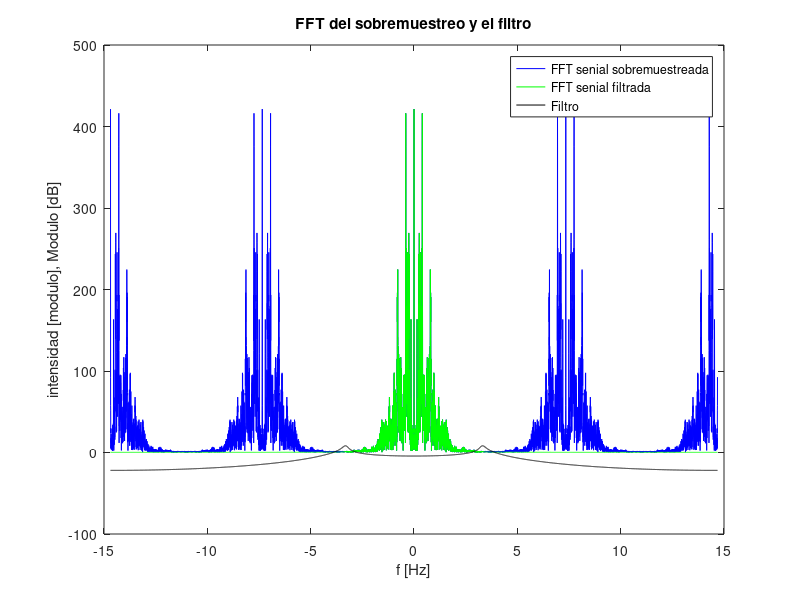
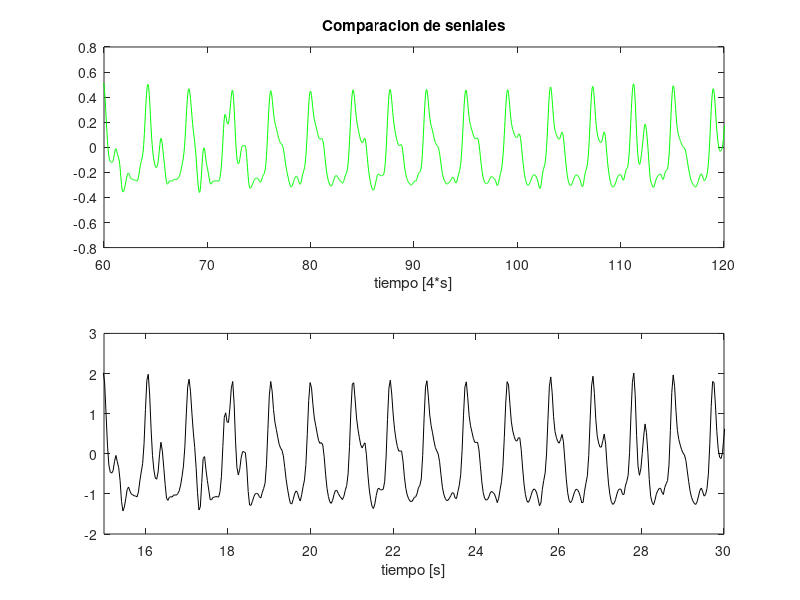
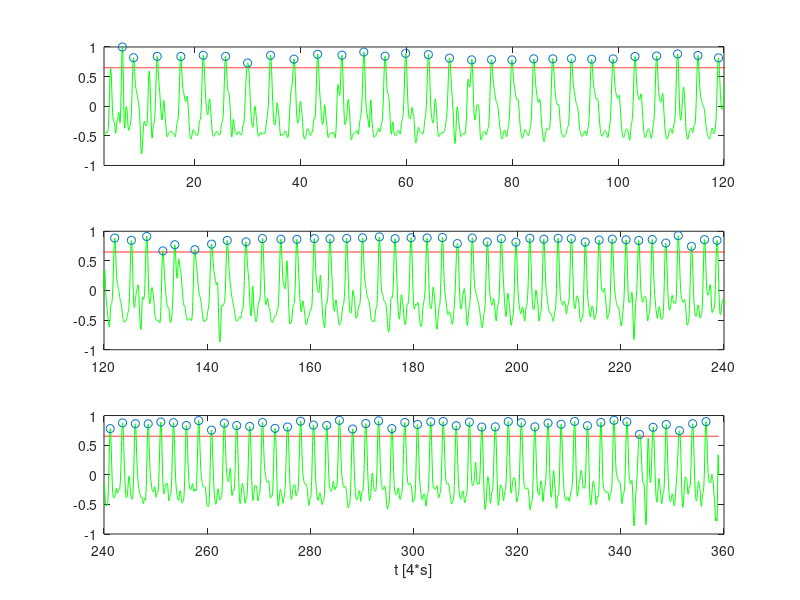

These figures' MATLAB source, in order:
clear all;

addpath('/usr/share/octave/packages/signal-1.3.2'); %incluye el specgram

load intensidad_RGB.mat; % brillo, 1 es R, 2 es G, 3 es B.

video_length = length(brillo);

frec_video = 29.37; %frecuencia muestreo video
t_video = 1/(frec_video); %tiempo muestreo video

ejeXvideo = 0 : t_video : ((video_length-1)*t_video);

[b, a] = butter( 4, [0.4*2/frec_video , 10*2/frec_video]); %FiltroPincripal

%% 10 a.
ida_vuelta = filtfilt(b, a, brillo(:,2));
%filtrado = filter(b, a, brillo(:,2));

%figure;
%title('Senial filtro ida y vuelta');
%subplot(3,1,1);
%ylabel('brillo [dB]');
%plot(ejeXvideo, ida_vuelta, 'k');
%xlim([3 30]);
%
%subplot(3,1,2);
%ylabel('brillo [dB]');
%plot(ejeXvideo, ida_vuelta, 'k');
%xlim([30 60]);
%
%subplot(3,1,3);
%ylabel('brillo [dB]');
%plot(ejeXvideo, ida_vuelta, 'k');
%xlim([60 90]);
%
%xlabel('t [s]');
%print -djpg imagenes/punto_10_a_cardiometro.jpg; %Octave
%grid minor;

%% 10 b.
filtrado = filter([-2 -1 0 1 2], 1, ida_vuelta);

%figure;
%title('Senial filtro con derivada');
%subplot(3,1,1);
%ylabel('brillo [dB]');
%plot(ejeXvideo, filtrado, 'b');
%xlim([3 30]);
%
%subplot(3,1,2);
%ylabel('brillo [dB]');
%plot(ejeXvideo, filtrado, 'b');
%xlim([30 60]);
%
%subplot(3,1,3);
%ylabel('brillo [dB]');
%plot(ejeXvideo, filtrado, 'b');
%xlim([60 90]);
%xlabel('t [s]');
%print -djpg imagenes/punto_10_b_cardiometro.jpg; %Octave
%grid minor;

%% 10 c.
%length_Ma = video_length;
length_Ma = 12;
ma = ones(1,length_Ma)./(length_Ma); %Moving Average
filtMovingAverage = conv(ma, filtrado.^2);

filtMA_length = length(filtMovingAverage);
puntos_descarte = (length_Ma)/2;
filtMovingAverage = filtMovingAverage(puntos_descarte : (filtMA_length-puntos_descarte));

final = filtrado ./ sqrt(filtMovingAverage);

umbral_value = 0.65;
umbral = ones(1,video_length)*umbral_value; %Moving Average
%
%figure;
%title('Senial filtro con Moving Average');
%%legend('Moving Average','Umbral','Senial derivada normalizada');
%subplot(3,1,1);
%plot(ejeXvideo, (filtMovingAverage)/max(filtMovingAverage), 'b');
%hold on;
%plot(ejeXvideo, umbral, 'r');
%plot(ejeXvideo, final/max(final), 'g');
%xlim([3 30]);
%
%subplot(3,1,2);
%plot(ejeXvideo, (filtMovingAverage)/max(filtMovingAverage), 'b');
%hold on;
%plot(ejeXvideo, umbral, 'r');
%plot(ejeXvideo, final/max(final), 'g');
%xlim([30 60]);
%
%subplot(3,1,3);
%plot(ejeXvideo, (filtMovingAverage)/max(filtMovingAverage), 'b');
%hold on;
%plot(ejeXvideo, umbral, 'r');
%plot(ejeXvideo, final/max(final), 'g');
%xlim([60 90]);
%
%xlabel('t [s]');
%print -djpg imagenes/punto_10_c_cardiometro.jpg; %Octave
%grid minor;

%% 10 d.
ejeXsobreMuestreoVideo = 0 : t_video : (((video_length*4)-1)*t_video);
sobreMuestreo = upsample(final,4);

%figure;
%title('Senial sobre muestreada');
%%legend('Moving Average','Umbral','Senial derivada normalizada');
%subplot(3,1,1);
%plot(ejeXsobreMuestreoVideo, sobreMuestreo/max(sobreMuestreo), 'b');
%xlim([3 30]);
%
%subplot(3,1,2);
%plot(ejeXsobreMuestreoVideo, sobreMuestreo/max(sobreMuestreo), 'b');
%xlim([30 60]);
%
%subplot(3,1,3);
%plot(ejeXsobreMuestreoVideo, sobreMuestreo/max(sobreMuestreo), 'b');
%xlim([60 90]);
%
%xlabel('t [s]');
%print -djpg imagenes/punto_10_d_cardiometro.jpg; %Octave
%grid minor;

f = linspace(-frec_video/2, frec_video/2, video_length*4);
DFT_sobre_muestreo = fftshift(abs(fft(sobreMuestreo)));

[b, a] = butter( 27, 3.3*2/frec_video); %FiltroPasaBajoLimpia

impulso = zeros(1,190);
impulso(1) = 16/(frec_video);

%respuestaImpulso = zeros(1,video_length*4);
respuestaImpulso = filtfilt(b, a, impulso);
respuestaImpulso(video_length*4) = 0;

DFT_respuestaImpulso = 20*log(fftshift(abs(fft(respuestaImpulso))));

respuestaSobreMuestreo = filtfilt(b, a, sobreMuestreo);
DFT_respuestaSobreMuestreo = fftshift(abs(fft(respuestaSobreMuestreo)));

figure;

plot( f, DFT_sobre_muestreo, 'b');
hold on;
plot( f, DFT_respuestaSobreMuestreo, 'g');
plot( f, DFT_respuestaImpulso, 'k');
xlabel('f [Hz]');
ylabel('intensidad [modulo], Modulo [dB]');
title('FFT del sobremuestreo y el filtro');
legend('FFT senial sobremuestreada','FFT senial filtrada','Filtro');

print -djpg imagenes/punto_10_d_fft_cardiometro.jpg; %Octave
grid minor;

figure;

subplot(2,1,1);
plot( ejeXsobreMuestreoVideo, respuestaSobreMuestreo, 'g');
xlim([60 120]);
xlabel('tiempo [4*s]');
title('Comparacion de seniales');

subplot(2,1,2);
plot(ejeXvideo, final, 'k');
xlim([15 30]);
xlabel('tiempo [s]');
%legend('FFT senial sobremuestreada','FFT senial filtrada','Filtro');

print -djpg imagenes/punto_10_d_filtrado_sobremuestreo_cardiometro.jpg; %Octave
grid minor;

%% 10 e.
max_signal = max(respuestaSobreMuestreo);
umbralSignal = umbral_value*max_signal;

puntosMayoresUmbral = respuestaSobreMuestreo > umbralSignal;
derivadaMayoresUmbral = diff(puntosMayoresUmbral);

intervalos = find(derivadaMayoresUmbral);

picos = [];
for (i = 1:2:length(intervalos))
	picos((i+1)/2) = round((intervalos(i)+intervalos(i+1))/2);
endfor

umbral = ones(1,video_length*4)*umbral_value; %Umbral

figure;
title('Senial para busqueda de picos con umbral 0.7');
%legend('Moving Average','Umbral','Senial derivada normalizada');
subplot(3,1,1);
plot(ejeXsobreMuestreoVideo, umbral, 'r');
hold on;
plot(ejeXsobreMuestreoVideo, respuestaSobreMuestreo/max(respuestaSobreMuestreo), 'g');
plot(ejeXsobreMuestreoVideo(picos),respuestaSobreMuestreo(picos)/max(respuestaSobreMuestreo), 'o');
xlim([3 120]);

subplot(3,1,2);
plot(ejeXsobreMuestreoVideo, umbral, 'r');
hold on;
plot(ejeXsobreMuestreoVideo, respuestaSobreMuestreo/max(respuestaSobreMuestreo), 'g');
plot(ejeXsobreMuestreoVideo(picos),respuestaSobreMuestreo(picos)/max(respuestaSobreMuestreo), 'o');
xlim([120 240]);

subplot(3,1,3);
plot(ejeXsobreMuestreoVideo, umbral, 'r');
hold on;
plot(ejeXsobreMuestreoVideo, respuestaSobreMuestreo/max(respuestaSobreMuestreo), 'g');
plot(ejeXsobreMuestreoVideo(picos),respuestaSobreMuestreo(picos)/max(respuestaSobreMuestreo), 'o');
xlim([240 360]);

xlabel('t [4*s]');
print -djpg imagenes/punto_10_d_mas_definicion_cardiometro.jpg; %Octave
grid minor;
